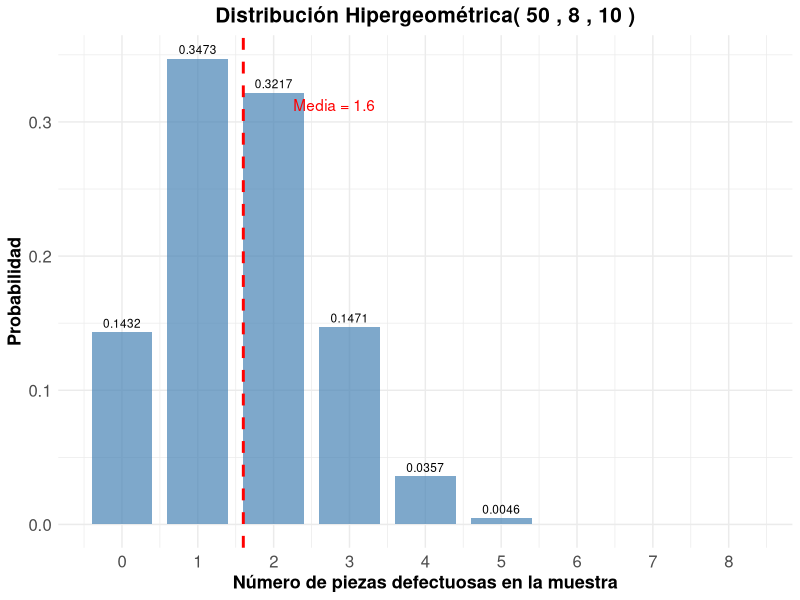

This chart was generated by the following R code:
## ---- chunk 1
#|code-fold: TRUE

library(tidyverse)
library(kableExtra)
library(gridExtra)
library(tidyr)
## ---- chunk 2
#| code-fold: true

# Parámetros
N_lote <- 50    # población
K_def <- 8      # defectuosas
n_mue <- 10     # tamaño de muestra

# a) P(X = 2)
prob_2 <- dhyper(2, K_def, N_lote - K_def, n_mue)
cat("a) P(X = 2) =", round(prob_2, 4), "\n")

# Verificación manual
prob_2_manual <- choose(K_def, 2) * choose(N_lote - K_def, n_mue - 2) / choose(N_lote, n_mue)
cat("   Verificación manual:", round(prob_2_manual, 4), "\n")

# b) P(X >= 1): al menos una defectuosa
prob_al_menos_1 <- 1 - phyper(0, K_def, N_lote - K_def, n_mue)
cat("b) P(X >= 1) =", round(prob_al_menos_1, 4), "\n")

# c) P(X <= 2)
prob_max_2 <- phyper(2, K_def, N_lote - K_def, n_mue)
cat("c) P(X <= 2) =", round(prob_max_2, 4), "\n")

# Parámetros estadísticos
media_hip <- n_mue * K_def / N_lote
var_hip <- n_mue * (K_def / N_lote) * (1 - K_def / N_lote) * (N_lote - n_mue) / (N_lote - 1)
desv_hip <- sqrt(var_hip)

cat("\nParámetros estadísticos:\n")
cat("Esperanza:", media_hip, "\n")
cat("Varianza:", round(var_hip, 4), "\n")
cat("Desviación estándar:", round(desv_hip, 4), "\n")

# Tabla de probabilidades
x_vals <- 0:min(K_def, n_mue)
tabla_hip <- data.frame(
  x = x_vals,
  Probabilidad = dhyper(x_vals, K_def, N_lote - K_def, n_mue),
  Acumulada = phyper(x_vals, K_def, N_lote - K_def, n_mue)
)

kable(tabla_hip, digits = 4,
      caption = "Distribución hipergeométrica (N = 50, K = 8, n = 10)",
      col.names = c("x", "P(X = x)", "P(X ≤ x)")) %>%
  kable_styling(bootstrap_options = "striped")
## ---- chunk 3
#| code-fold: true


ggplot(tabla_hip, aes(x = x, y = Probabilidad)) +
  geom_col(fill = "steelblue", alpha = 0.7, width = 0.8) +
  geom_text(aes(label = ifelse(Probabilidad > 0.001, round(Probabilidad, 4), "")),
            vjust = -0.5, size = 3) +
  geom_vline(xintercept = media_hip, color = "red", linetype = "dashed", linewidth = 1) +
  annotate("text", x = media_hip + 1.2, y = max(tabla_hip$Probabilidad) * 0.9,
           label = paste("Media =", media_hip), color = "red") +
  scale_x_continuous(breaks = x_vals) +
  labs(title = paste("Distribución Hipergeométrica(", N_lote, ",", K_def, ",", n_mue, ")"),
       x = "Número de piezas defectuosas en la muestra",
       y = "Probabilidad") +
  theme_minimal() +
  theme(
    plot.title = element_text(size=15, face="bold", hjust = 0.5),
    axis.text.x=element_text(size=12),
    axis.text.y=element_text(size=12),
    axis.title.x = element_text(face="bold", size=13),
    axis.title.y = element_text(face="bold", size=13)
  )
